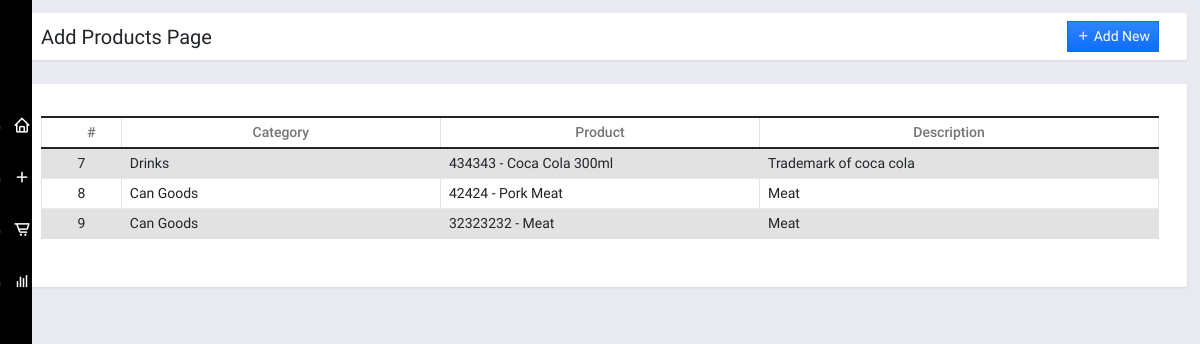
/products (signed in), run on the app's committed database.
### posApp/models.py (models this page shows, shortened)
class Products(models.Model):
    code = models.CharField(max_length=100)
    category_id = models.ForeignKey(Category, on_delete=models.CASCADE)
    name = models.TextField()
    description = models.TextField()
    price = models.FloatField(default=0)
    status = models.IntegerField(default=1)
    date_added = models.DateTimeField(default=timezone.now)
    date_updated = models.DateTimeField(auto_now=True)

class Category(models.Model):
    name = models.TextField()
    description = models.TextField()
    status = models.IntegerField(default=1)
    date_added = models.DateTimeField(default=timezone.now)
    date_updated = models.DateTimeField(auto_now=True)
    def __str__(self):
        return self.name

### posApp/views.py (the view)
# urls.py: path('products', views.products, name="product-page"),
@login_required
def products(request):
    product_list = Products.objects.all()
    context = {
        'page_title':'Product List',
        'products':product_list,
    }
    return render(request, 'posApp/products.html',context)

### posApp/templates/posApp/products.html (shortened to what this page needs)
{% extends "posApp/base.html" %} {% block pageContent %}
<div class="mdc-layout-grid__cell stretch-card mdc-layout-grid__cell--span-12">
    <div class="mdc-card py-2">
        <div class="d-flex justify-content-between align-items-center">
            <h4 class="card-title mb-0">Add Products Page</h4>
            <div class="text-start">
                <button class="btn btn-primary bg-gradient btn-sm rounded-0" id="create_new"><i class="mdi mdi-plus"></i><span> Add New</span></button>
            </div>
        </div>
    </div>
</div>
<div class="mdc-layout-grid__cell stretch-card mdc-layout-grid__cell--span-12">
    <div class="mdc-card">
        <div class="table-responsive">
            <table class="table table-striped table-bordered">
                <colgroup>
                    <col width="5%">
                    <col width="20%">
                    <col width="20%">
                    <col width="25%">
                </colgroup>
                <thead>
                    <tr>
                        <th class="text-center py-1">#</th>
                        <th class="text-center py-1">Category</th>
                        <th class="text-center py-1">Product</th>
                        <th class="text-center py-1">Description</th>
                    </tr>
                </thead>
                <tbody>
                    {% for product in products %}
                    <tr>
                        <td class="px-2 py-1 text-center">{{ product.id }}</td>
                        <td class="px-2 py-1 text-start">{{ product.category_id }}</td>
                        <td class="px-2 py-1 text-start">{{ product.code }} - {{ product.name }}</td>
                        <td class="px-2 py-1 text-start">{{ product.description }}</td>
                    </tr>
                    {% endfor %}
                </tbody>
            </table>
        </div>
    </div>
</div>
{% endblock pageContent %}

### static/posAPP/assets/default/css/style.css (style rules this page uses)
html, body { height: 100%; width: 100%; }

### data on the page
Products: id "7", category_id "Drinks", code "434343", name "Coca Cola 300ml", description "Trademark of coca cola"
Products: id "8", category_id "Can Goods", code "42424", name "Pork Meat", description "Meat"
Products: id "9", category_id "Can Goods", code "32323232", name "Meat", description "Meat"
